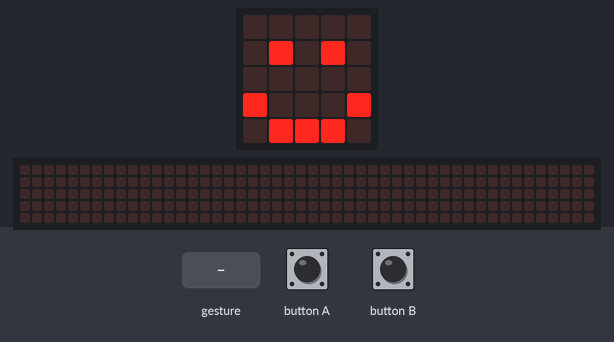
Recording of a program running on a simulated BBC micro:bit (MakeCode). On the bench: the board's 5×5 LED display, a strip that is not on the board, showing the scrolling text unrolled. The inputs (shaded band) are chosen by the test bench. Random numbers come from a fixed seed; a tilt is held for 1.5 s and a shake lasts 1 s, then the board lies face up again; the 48×5 strip is a reading aid, not a part: it shows the text the display is scrolling, unrolled, one strip-width of it at a time.

Above: at 1.8 s.
1.9 s: button B pressed for 0.15 s
At 2.12 s:
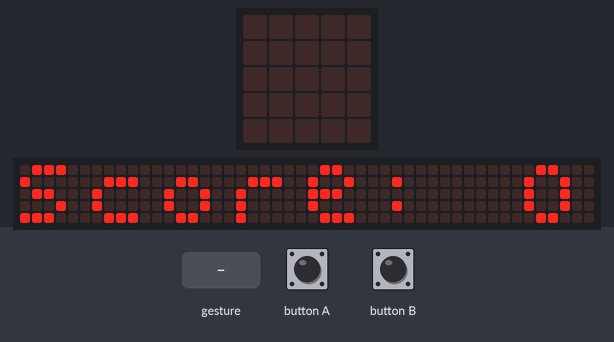
2.6 s: button A pressed for 0.15 s
At 3.17 s:
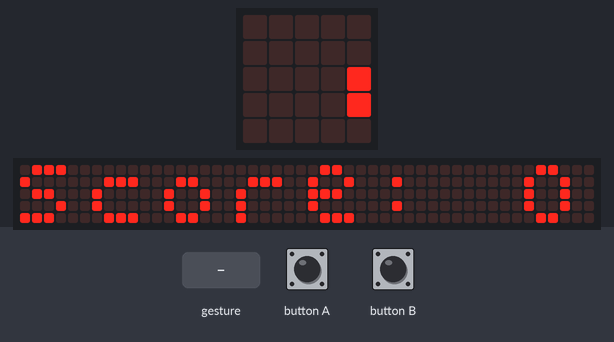
5.3 s: gesture 'shake'
7.3 s: button B pressed for 0.15 s
At 17.0 s:
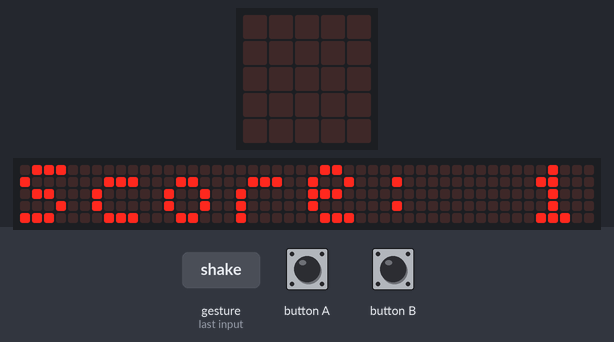

The program:

main.ts
```typescript
// (licence header left out)
// variables and setup
let randomNumber: number = 0
let score: number = 0

randomNumber = -1
basic.clearScreen()
basic.showIcon(IconNames.Happy)

// generate randomNumber
input.onGesture(Gesture.Shake, function () {
    randomNumber = randint(0, 2)

    // if randomNumber was 0
    if (randomNumber == 0) {
        basic.showLeds(`
    . . . . .
    . # # # .
    . # # # .
    . # # # .
    . . . . .
    `)
        basic.pause(5000)
        basic.clearScreen()
        basic.showIcon(IconNames.Happy)
    }

    // if randomNumber was 1
    if (randomNumber == 1) {
        basic.showLeds(`
    # # # # #
    # . . . #
    # . . . #
    # . . . #
    # # # # #
    `)
        basic.pause(5000)
        basic.clearScreen()
        basic.showIcon(IconNames.Happy)
    }

    // if randomNumber was 2
    if (randomNumber == 2) {
        basic.showLeds(`
    # # . . #
    # # . # .
    . . # . .
    # # . # .
    # # . . #
    `)
        basic.pause(5000)
        basic.clearScreen()
        basic.showIcon(IconNames.Happy)
    }
})

// winning a point
input.onButtonPressed(Button.A, function () {
    score = score + 1
    basic.clearScreen()
    basic.showLeds(`
    . . . . .
    . . . . #
    . . . # .
    # . # . .
    . # . . .
    `)
    basic.pause(2000)
    basic.showIcon(IconNames.Happy)
})

// show your score
input.onButtonPressed(Button.B, function () {
    basic.clearScreen()
    basic.showString("Score: " + score.toString())
    basic.showIcon(IconNames.Happy)
})
```

Measured:
- after the input at 1.9 s, the display: changes after 0.15 s (image 1)
